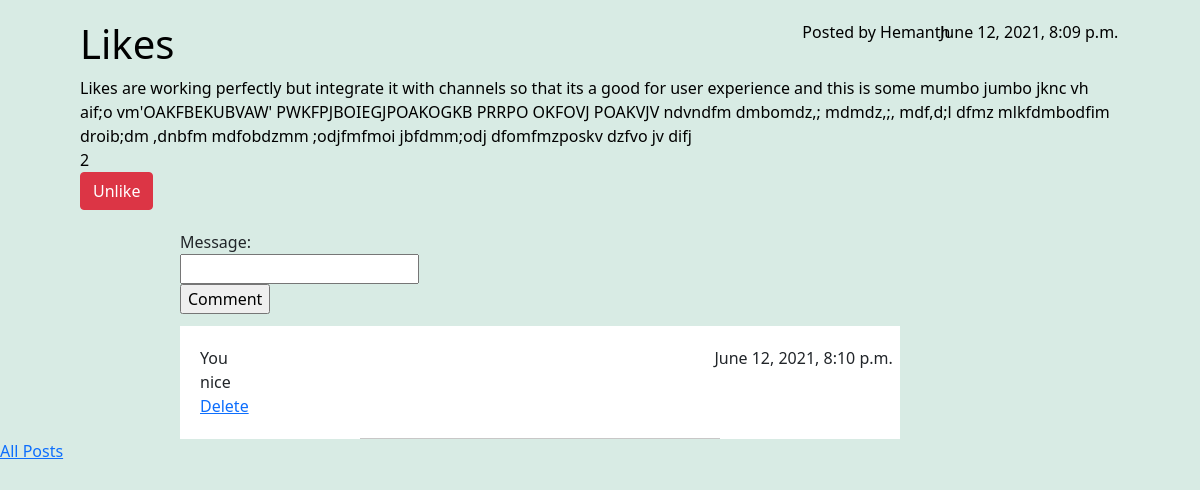
The app's page /18 (signed in) with its own data.
### post/models.py (models this page shows, shortened)
class Post(models.Model):
    title = models.CharField(max_length = 100)
    content = models.TextField()
    date_posted = models.DateTimeField(default = timezone.now)
    author = models.ForeignKey(User, on_delete = models.CASCADE, related_name="posts")
    liked_users = models.ManyToManyField(User, related_name="liked_posts")

class Comment(models.Model):
    post = models.ForeignKey(Post, on_delete=models.CASCADE, related_name="comments")
    user = models.ForeignKey(User, on_delete=models.CASCADE, related_name="comments")
    message = models.CharField(max_length=200)
    commented_on = models.DateTimeField(default= timezone.now)

### post/views.py (the view)
# urls.py: path("<int:post_id>", views.view_post, name="view_post"),
@login_required(login_url="users:login")
def view_post(request, post_id):
    post = get_object_or_404(Post, pk=post_id)
    comments = post.comments.all().order_by("-commented_on")
    liked_users = post.liked_users.all()
    if request.method == 'POST':
        form = CommentForm(request.POST)
        if form.is_valid():
            x = form.save(commit=False)
            x.user = request.user
            x.post = post
            x.save()
            messages.success(request, "Sucessfully added comment")
            return redirect(reverse("post:view_post", args=(post_id,)))
        messages.error(request, "Error! adding comment")
    else:
        form = CommentForm()
    return render(request, "post/view_post.html", {
        "post" : post,
        "comments" : comments,
        "form" : form ,
        "liked_users" : liked_users,
        "no_liked" : len(liked_users)
    })

### post/forms.py
class CommentForm(ModelForm):
    class Meta:
        model = Comment
        fields = ['message']

### post/templates/post/view_post.html (shortened to what this page needs)
{% extends "post/layout.html" %}
{% block body %}
    <div class="post-view">
        <h1 class="title"> {{ post.title }} </h1>
        <div class="author"> Posted by
            {% if request.user == post.author %}
                You
            {% else %}
                {{ post.author.first_name}}
            {% endif %}
        </div>
        <div class="date"> {{ post.date_posted }} </div>
        <div class="content"> {{ post.content }} </div>
        <div class="like"> {{ no_liked }}
            <form method="POST" action="{% url 'post:like_post' post.id %}">
                {% if request.user in liked_users %}
                    <button type="submit" class="btn btn-danger"  value="like"> Unlike </button>
                {% else %}
                    <input type="hidden" value="like" name="type">
                    <button type="submit" class="btn btn-success" value="like"> Like </button>
                {% endif %}
            </form>
        </div>
    </div>
    <form add="{% url 'post:view_post' post.id %}" method="POST" class="comment-form">
        {{form}}
        <input type="submit" value="Comment">
    </form>
    <div class="comments">
    {% for comment in comments %}
        <div class="comment">
            <div class="comment-author">
                {% if request.user == comment.user %}
                    You
                {% else %}
                    {{ comment.user.first_name}}
                {% endif %}
            </div>
            <div class="comment-date">{{ comment.commented_on }} </div>
            <div class="message"> {{ comment.message }} </div>
            {% if request.user == comment.user %}
                <a href="{% url 'post:delete_comment' comment_id=comment.id post_id=post.id %}">Delete</a>
            {% endif %}
        </div>
        <hr style="width:50%; margin: auto; color:rgb(37, 32, 32);">
    {% empty %}
        <div class="empty">No comments yet</div>
    {% endfor %}
    </div>
    <a href="{% url 'post:index' %}">All Posts</a>
{% endblock %}

### post/static/post/styles.css (style rules this page uses)
* { margin: 0; box-sizing: border-box; }
body, .empty { background-color: #d8ebe4; }
.title, .date, .author { display: inline-block; }
.author { position: absolute; right: 60px; margin-right: 12%; font-weight: 500; }
.date { position: absolute; right: 0; margin-right: 2%; font-weight: 500; }
.post, .post-view { display: block; color: black; position: relative; -webkit-margin-collapse: collapse; margin-bottom: 10px; padding: 10px 20px 10px; transition: all 0.3s ease-in-out; }
.post-view { margin: 10px 5%; }
label { display: block; }
input { display: block; }
.comments { position: relative; width: 60%; margin-left: 15%; background-color: white; }
.comment-author, .comment-date { display: inline-block; font-weight: 500; }
.comment-date { position: absolute; right: 0; margin-right: 1%; }
.comment-form { margin-left: 15%; margin-bottom: 1%; }
.comment { padding: 20px; }

### records on screen
Post: title "Likes", author.first_name "Hemanth", date_posted "June 12, 2021, 8:09 p.m.", content "Likes are working perfectly but integrate it with channels so that its a good for user experience and this is some mumbo jumbo jknc vh aif;o vm'OAKFBEKUBVAW' PWKFPJBOIEGJPOAKOGKB PRRPO OKFOVJ POAKVJV ndvndfm dmbomdz,; mdmdz,;, mdf,d;l dfmz mlkfdmbodfim droib;dm ,dnbfm mdfobdzmm ;odjfmfmoi jbfdmm;odj dfomfmzposkv dzfvo jv difj"
Comment: shows "You", commented_on "June 12, 2021, 8:10 p.m.", message "nice", shows "Delete"

### other values on screen
{{ no_liked }} "2"
